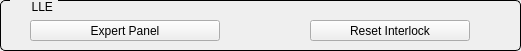
   <widget class="QGroupBox" name="GBLLEP1_2">
    <property name="geometry">
     <rect>
      <x>550</x>
      <y>440</y>
      <width>521</width>
      <height>51</height>
     </rect>
    </property>
    <property name="styleSheet">
     <string notr="true">QGroupBox {
     border: 1px solid black;
     border-radius: 5px;
     margin-top: 0.5em;
 }
 
 QGroupBox::title {
     subcontrol-origin: margin;
     left: 10px;
     padding: 0 3px 0 3px;
 }</string>
    </property>
    <property name="title">
     <string>     LLE</string>
    </property>
    <property name="checkable">
     <bool>false</bool>
    </property>
    <widget class="QEPushButton" name="btnResetP1_2">
     <property name="geometry">
      <rect>
       <x>310</x>
       <y>20</y>
       <width>160</width>
       <height>21</height>
      </rect>
     </property>
     <property name="text">
      <string>Reset Interlock</string>
     </property>
     <property name="variable" stdset="0">
      <string>LLE$(lle):ILOCK:RESET</string>
     </property>
     <property name="variableSubstitutions" stdset="0">
      <string>lle=2</string>
     </property>
     <property name="altReadbackVariable" stdset="0">
      <string/>
     </property>
    </widget>
    <widget class="QEPushButton" name="btnExpertLLEP1_2">
     <property name="geometry">
      <rect>
       <x>30</x>
       <y>20</y>
       <width>190</width>
       <height>21</height>
      </rect>
     </property>
     <property name="text">
      <string>Expert Panel</string>
     </property>
     <property name="variable" stdset="0">
      <string/>
     </property>
     <property name="variableSubstitutions" stdset="0">
      <string/>
     </property>
     <property name="program">
      <string>lle2-new</string>
     </property>
    </widget>
    <widget class="QESimpleShape" name="ledLLEP1_2">
     <property name="geometry">
      <rect>
       <x>15</x>
       <y>3</y>
       <width>14</width>
       <height>14</height>
      </rect>
     </property>
     <property name="shape">
      <enum>QSimpleShape::circle</enum>
     </property>
     <property name="colour0" stdset="0">
      <color>
       <red>60</red>
       <green>20</green>
       <blue>20</blue>
      </color>
     </property>
     <property name="colour1" stdset="0">
      <color>
       <red>240</red>
       <green>5</green>
       <blue>5</blue>
      </color>
     </property>
     <property name="variable" stdset="0">
      <string>LLE$(lle):BRD$(board):INTERLOCK</string>
     </property>
     <property name="variableSubstitutions" stdset="0">
      <string>lle=2,board=1</string>
     </property>
     <property name="edgeVariable" stdset="0">
      <string/>
     </property>
     <property name="edgeAlarmStateOption" stdset="0">
      <enum>QE::Never</enum>
     </property>
     <property name="displayAlarmStateOption" stdset="0">
      <enum>QE::Never</enum>
     </property>
    </widget>
   </widget>
